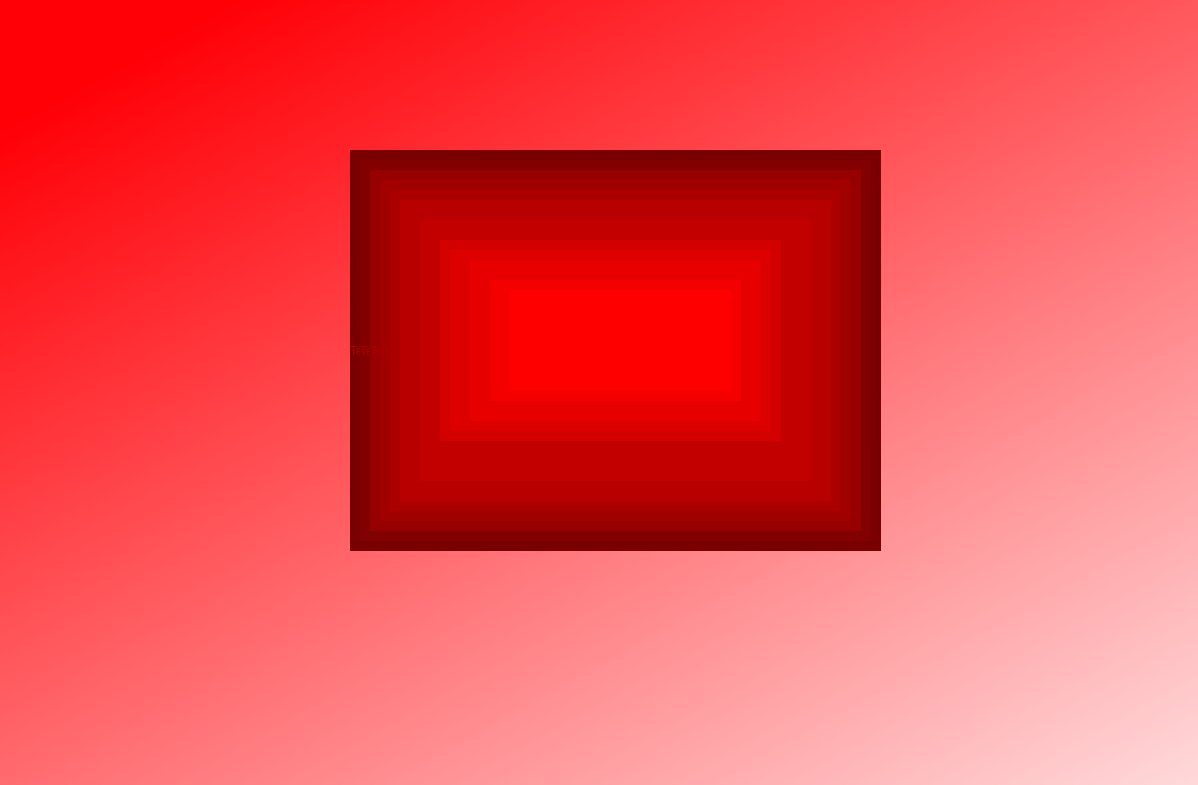
<?xml version="1.0" encoding="UTF-8"?>
<ui version="4.0">
 <class>Dialog</class>
 <widget class="QDialog" name="Dialog">
  <property name="geometry">
   <rect>
    <x>0</x>
    <y>0</y>
    <width>1198</width>
    <height>785</height>
   </rect>
  </property>
  <property name="windowTitle">
   <string>Dialog</string>
  </property>
  <property name="styleSheet">
   <string notr="true">background-color: rgb(170, 255, 255);
background-color: rgb(238, 238, 238);
background-color: rgb(255, 247, 239);</string>
  </property>
  <widget class="QWidget" name="bgwidget" native="true">
   <property name="geometry">
    <rect>
     <x>-10</x>
     <y>-30</y>
     <width>1581</width>
     <height>861</height>
    </rect>
   </property>
   <property name="styleSheet">
    <string notr="true">QWidget#bgwidget{

background-color:qlineargradient(spread:pad, x1:0.091, y1:0.101636, x2:0.991379, y2:0.977, stop:0 rgba(255, 0, 07, 255), stop:1 rgba(255, 255, 255, 255));}
</string>
   </property>
   <widget class="QLabel" name="label">
    <property name="geometry">
     <rect>
      <x>400</x>
      <y>220</y>
      <width>451</width>
      <height>321</height>
     </rect>
    </property>
    <property name="styleSheet">
     <string notr="true">color: rgb(170, 0, 0);
background-color: rgb(170, 0, 0);</string>
    </property>
    <property name="text">
     <string>TextLabel</string>
    </property>
   </widget>
   <widget class="QLabel" name="label_2">
    <property name="geometry">
     <rect>
      <x>410</x>
      <y>230</y>
      <width>431</width>
      <height>301</height>
     </rect>
    </property>
    <property name="styleSheet">
     <string notr="true">background-color: rgb(185, 0, 0);</string>
    </property>
    <property name="text">
     <string/>
    </property>
   </widget>
   <widget class="QLabel" name="label_3">
    <property name="geometry">
     <rect>
      <x>430</x>
      <y>250</y>
      <width>391</width>
      <height>261</height>
     </rect>
    </property>
    <property name="styleSheet">
     <string notr="true">background-color: rgb(185, 0, 0);
background-color: rgb(195, 0, 0);</string>
    </property>
    <property name="text">
     <string/>
    </property>
   </widget>
   <widget class="QLabel" name="label_4">
    <property name="geometry">
     <rect>
      <x>450</x>
      <y>270</y>
      <width>341</width>
      <height>201</height>
     </rect>
    </property>
    <property name="styleSheet">
     <string notr="true">background-color: rgb(211, 0, 0);
</string>
    </property>
    <property name="text">
     <string/>
    </property>
   </widget>
   <widget class="QLabel" name="label_5">
    <property name="geometry">
     <rect>
      <x>460</x>
      <y>280</y>
      <width>321</width>
      <height>181</height>
     </rect>
    </property>
    <property name="styleSheet">
     <string notr="true">background-color: rgb(221, 0, 0);
</string>
    </property>
    <property name="text">
     <string/>
    </property>
   </widget>
   <widget class="QLabel" name="label_6">
    <property name="geometry">
     <rect>
      <x>480</x>
      <y>290</y>
      <width>291</width>
      <height>161</height>
     </rect>
    </property>
    <property name="styleSheet">
     <string notr="true">background-color: rgb(231, 0, 0);
</string>
    </property>
    <property name="text">
     <string/>
    </property>
   </widget>
   <widget class="QLabel" name="label_7">
    <property name="geometry">
     <rect>
      <x>500</x>
      <y>310</y>
      <width>251</width>
      <height>121</height>
     </rect>
    </property>
    <property name="styleSheet">
     <string notr="true">background-color: rgb(245, 0, 0);
</string>
    </property>
    <property name="text">
     <string/>
    </property>
   </widget>
   <widget class="QLabel" name="label_8">
    <property name="geometry">
     <rect>
      <x>520</x>
      <y>320</y>
      <width>221</width>
      <height>101</height>
     </rect>
    </property>
    <property name="styleSheet">
     <string notr="true">background-color: rgb(255, 0, 0);
</string>
    </property>
    <property name="text">
     <string/>
    </property>
   </widget>
   <widget class="QLabel" name="label_9">
    <property name="geometry">
     <rect>
      <x>390</x>
      <y>210</y>
      <width>471</width>
      <height>341</height>
     </rect>
    </property>
    <property name="styleSheet">
     <string notr="true">color: rgb(170, 0, 0);
background-color: rgb(160, 0, 0);</string>
    </property>
    <property name="text">
     <string>TextLabel</string>
    </property>
   </widget>
   <widget class="QLabel" name="label_19">
    <property name="geometry">
     <rect>
      <x>380</x>
      <y>200</y>
      <width>491</width>
      <height>361</height>
     </rect>
    </property>
    <property name="styleSheet">
     <string notr="true">color: rgb(170, 0, 0);
background-color: rgb(150, 0, 0);</string>
    </property>
    <property name="text">
     <string>TextLabel</string>
    </property>
   </widget>
   <widget class="QLabel" name="label_20">
    <property name="geometry">
     <rect>
      <x>370</x>
      <y>190</y>
      <width>511</width>
      <height>381</height>
     </rect>
    </property>
    <property name="styleSheet">
     <string notr="true">color: rgb(170, 0, 0);
background-color: rgb(130, 0, 0);</string>
    </property>
    <property name="text">
     <string>TextLabel</string>
    </property>
   </widget>
   <widget class="QLabel" name="label_21">
    <property name="geometry">
     <rect>
      <x>360</x>
      <y>180</y>
      <width>531</width>
      <height>401</height>
     </rect>
    </property>
    <property name="styleSheet">
     <string notr="true">color: rgb(170, 0, 0);
background-color: rgb(120, 0, 0);</string>
    </property>
    <property name="text">
     <string>TextLabel</string>
    </property>
   </widget>
   <zorder>label_21</zorder>
   <zorder>label_20</zorder>
   <zorder>label_19</zorder>
   <zorder>label_9</zorder>
   <zorder>label</zorder>
   <zorder>label_2</zorder>
   <zorder>label_3</zorder>
   <zorder>label_4</zorder>
   <zorder>label_5</zorder>
   <zorder>label_6</zorder>
   <zorder>label_7</zorder>
   <zorder>label_8</zorder>
  </widget>
 </widget>
 <resources/>
 <connections/>
</ui>
